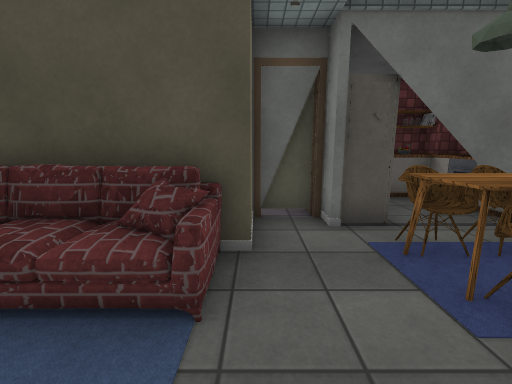
view 1 (above)

14 first-person views from a walk through a 3-D level made in the Unity game engine. The camera is 1.5 m above the floor, tilts 10° down and sees 90° across. The floor is counted in squares, 1 m on a side. Each view is taken from the middle of a square. On the plan, view 1 faces up. The plan holds only what a view shows up to about 13 squares ahead; the rest is blank. Some surface patterns are stand-ins.

view 2
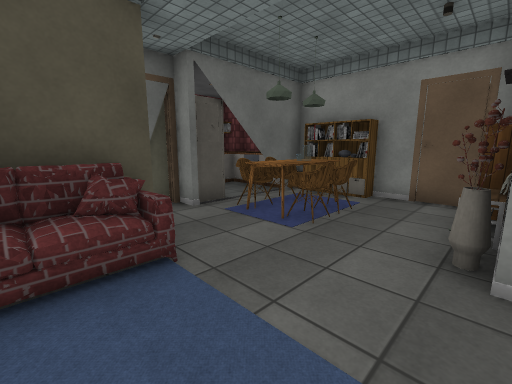

view 3
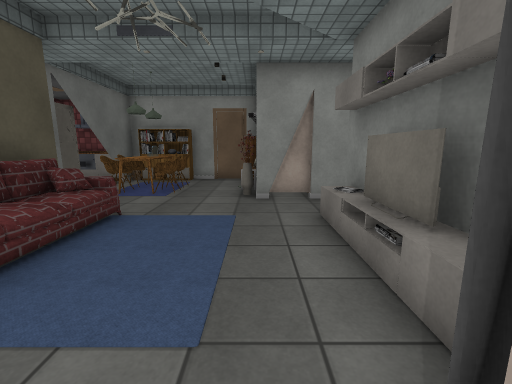

view 4
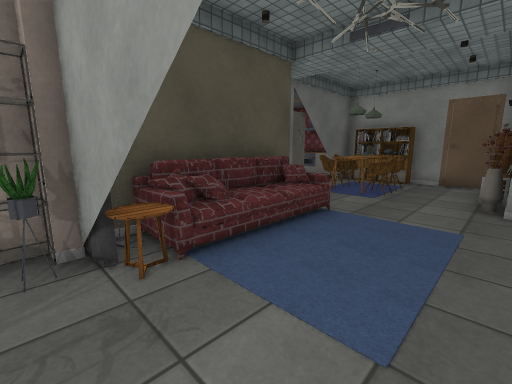

view 5
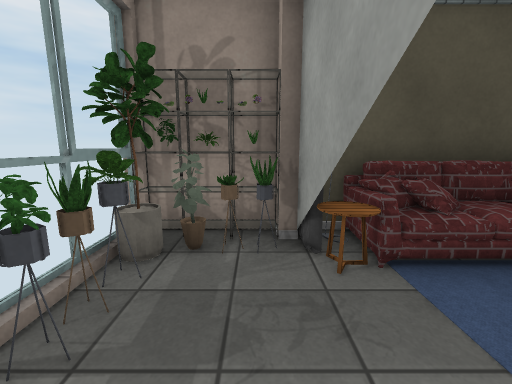

view 6
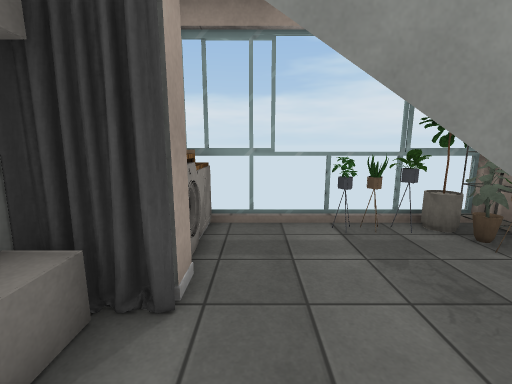

view 7
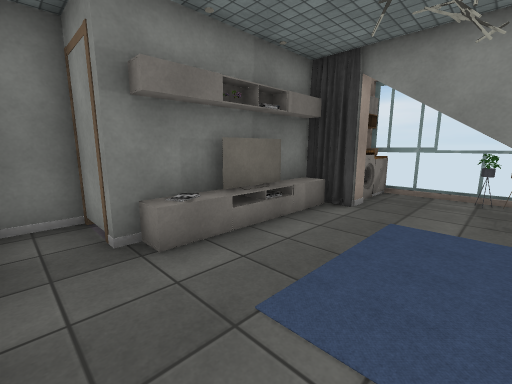

view 8
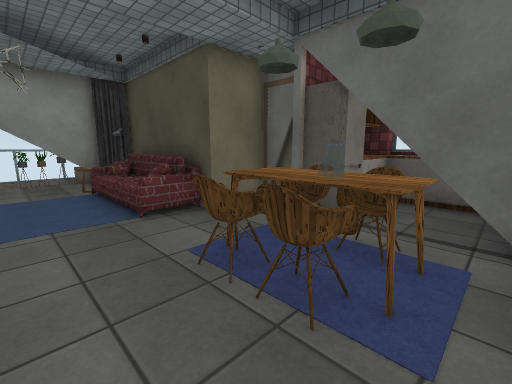

view 9
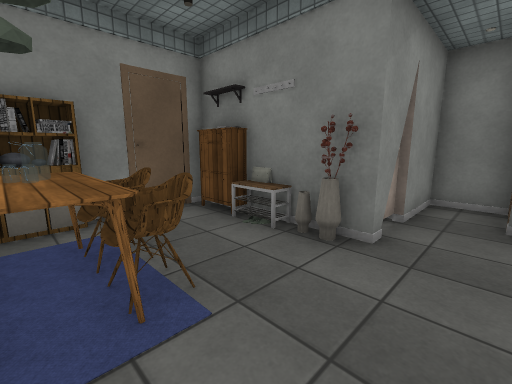

view 10
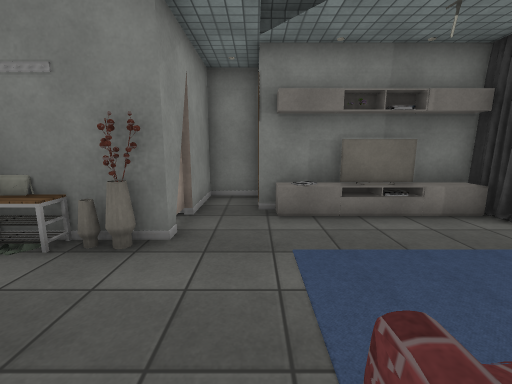

view 11
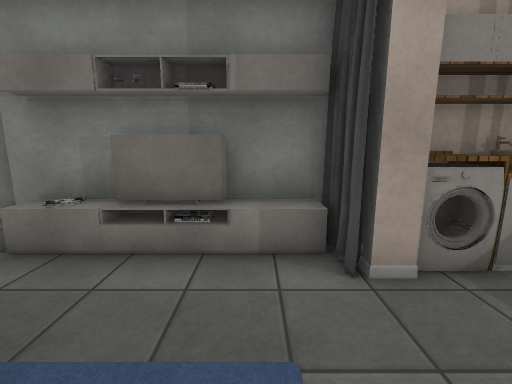

view 12
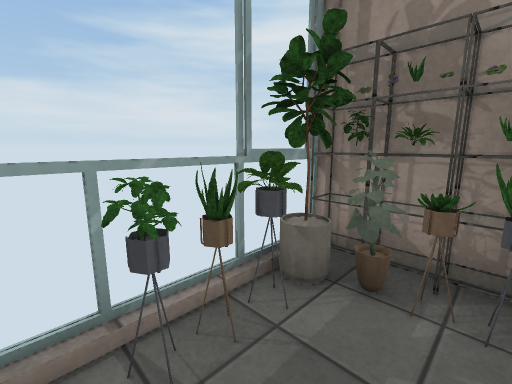

view 13
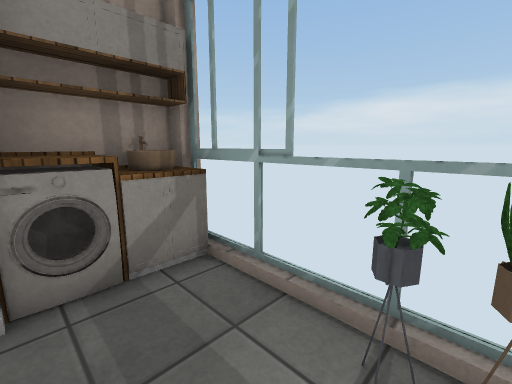

view 14
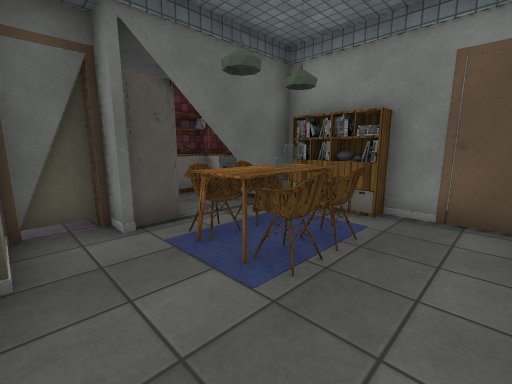

### Floor plan
Points are (right, up) in squares from view 1. A wall is a line through its corners. A room is listed if a view was taken in it or the views show most of it. See-through windows are left out.
Room 1 (views 1, 2, 3, 4, 5, 6, 7, 8, 9, 10, 11, 12, 13, 14)
walls: (-2.4, 3.6) (-5.2, 3.6); (0.7, 5.4) (-0.1, 5.4) (-0.1, 3.6) (-0.6, 3.6); (1.4, 5.5) (-0.1, 5.5); (2.4, -1) (3.5, -1); (1.4, -2.1) (1.4, -1.4); (1.6, -2.6) (1.6, -1.5); (-0.5, -3.1) (-0.1, -3.1) (-0.1, -4.9) (1.4, -4.9) (1.4, -2.5); (-5.3, 0.5) (-5.3, 1.5) (-5.3, 0.6); (-2.5, -3.1) (-1.4, -3.1); (-5.5, 3.6) (-8.4, 3.6); (6.1, 4.7) (3.5, 4.7); (6.1, -1.1) (6.1, 1.6); (-5.1, -3.1) (-3.4, -3.1); (6.1, 6.4) (6.1, 7.8) (5.5, 7.8) (5.5, 8.5); (-8.1, 0.3) (-8.1, -2.8) (-6, -2.8); (-8.2, -1.9) (-7.4, -1.9)
low walls: (-1.9, -3.1) (-1.9, -2.4); (-3.6, -2.4) (-3.6, -3.1); (-5, -2.4) (-0.5, -2.4) (-0.5, -3.1)
ways out: opening at (-1, -2)
objects: plant (-8, 1); other object (-8, 2); shelf (-8, 3); cabinet (-7, -2); plant (-7, 1); plant (-7, 3); washer (-6, -2); shelf (-6, 2); other object (-6, 3); table (-5, 2); curtain (-5, 3); carpet (-4, 2); sofa (-4, 2) to (-1, 4); vase (2, -1); chair (2, 2); table (2, 3) to (3, 3); chair (2, 4) to (3, 4); other object (2, 5); other object (2, 5) to (5, 8); chair (3, 2) to (4, 2); fridge (3, 5) to (3, 6); other object (4, -1); chair (4, 3) to (4, 4); cabinet (5, -1); other object (5, 2); carpet (5, 4); other object (5, 8); other object (6, 2); other object (6, 3); other object (6, 4)

Positions as (right, up) in squares from view 1, and headings:
1: (0, 0), facing up
2: (-2, -1), facing up-right
3: (-6, -1), facing right
4: (-6, -1), facing up-right
5: (-6, -1), facing up
6: (-3, -1), facing left
7: (1, 1), facing down-left
8: (5, 0), facing up-left
9: (0, 3), facing down-right
10: (0, 3), facing down
11: (-4, 1), facing down
12: (-6, 0), facing up-left
13: (-6, 1), facing down-left
14: (0, 0), facing up-right
